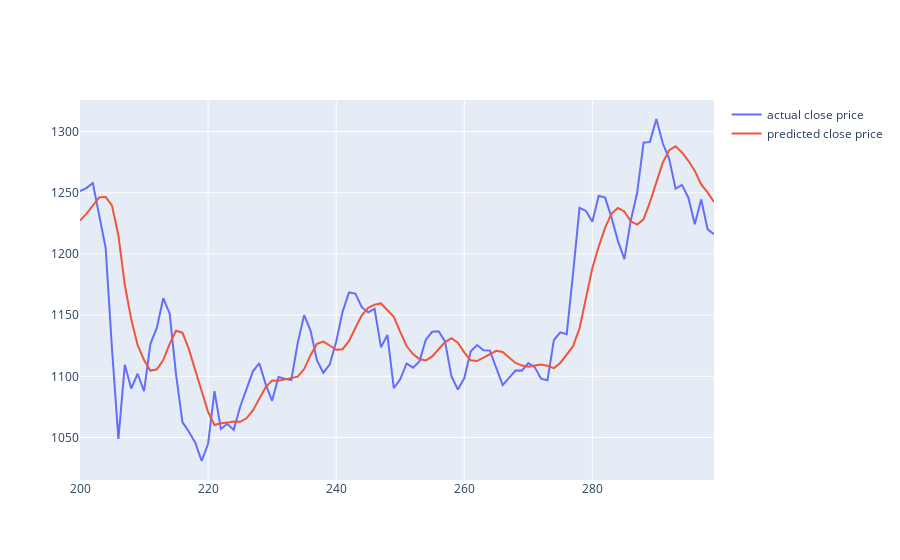

The cell this chart's notebook holds for it:
### Code cell
fig = go.Figure()
fig.add_trace(go.Scatter(x=df.index[200:300], y=y_test[200:300,0], mode='lines', name='actual close price'))
fig.add_trace(go.Scatter(x=df.index[200:300], y= y_test_pred[200:300,0], mode='lines', name='predicted close price'))
